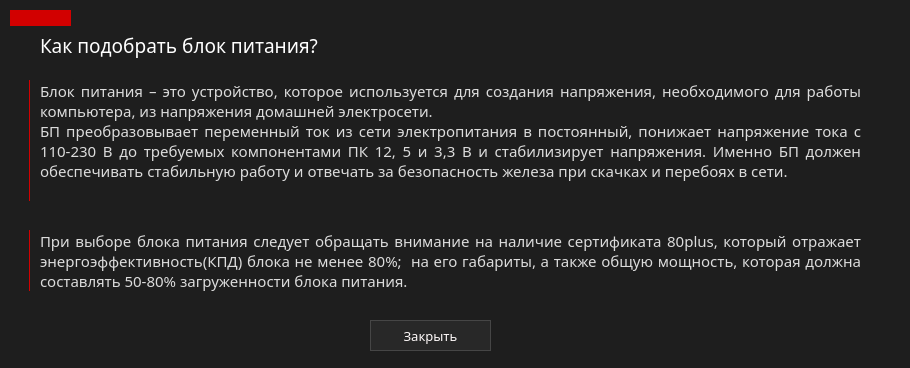
<?xml version="1.0" encoding="UTF-8"?>
<ui version="4.0">
 <class>widgetPowerHelp</class>
 <widget class="QWidget" name="widgetPowerHelp">
  <property name="geometry">
   <rect>
    <x>0</x>
    <y>0</y>
    <width>910</width>
    <height>368</height>
   </rect>
  </property>
  <property name="windowTitle">
   <string>Подобрать блок питания</string>
  </property>
  <property name="windowIcon">
   <iconset>
    <normaloff>../../images/faq.png</normaloff>../../images/faq.png</iconset>
  </property>
  <property name="styleSheet">
   <string notr="true">QWidget{
	background-color: rgb(30,30,30);
	color: white;
}</string>
  </property>
  <widget class="QPushButton" name="btnClose">
   <property name="geometry">
    <rect>
     <x>370</x>
     <y>320</y>
     <width>121</width>
     <height>31</height>
    </rect>
   </property>
   <property name="font">
    <font>
     <family>Montserrat Medium</family>
     <pointsize>10</pointsize>
    </font>
   </property>
   <property name="styleSheet">
    <string notr="true">QPushButton{
	border:1px solid rgb(70,70,70);
	background-color: rgb(40,40,40);
	color: #fffafa;
}

QPushButton::hover
{
	border:1px;
	background-color: rgb(60,60,60);
	border-color: rgb(40,40,40);
	border-bottom: 1px solid  red;
	color: red;
}
</string>
   </property>
   <property name="text">
    <string>Закрыть</string>
   </property>
  </widget>
  <widget class="QLabel" name="lbHowVidTxt_2">
   <property name="geometry">
    <rect>
     <x>40</x>
     <y>230</y>
     <width>821</width>
     <height>71</height>
    </rect>
   </property>
   <property name="font">
    <font>
     <family>Montserrat Medium</family>
     <pointsize>11</pointsize>
    </font>
   </property>
   <property name="styleSheet">
    <string notr="true">color: rgb(220,220,220);</string>
   </property>
   <property name="text">
    <string>При выборе блока питания следует обращать внимание на наличие сертификата 80plus, который отражает энергоэффективность(КПД) блока не менее 80%;  на его габариты, а также общую мощность, которая должна составлять 50-80% загруженности блока питания.</string>
   </property>
   <property name="textFormat">
    <enum>Qt::PlainText</enum>
   </property>
   <property name="scaledContents">
    <bool>false</bool>
   </property>
   <property name="alignment">
    <set>Qt::AlignJustify|Qt::AlignTop</set>
   </property>
   <property name="wordWrap">
    <bool>true</bool>
   </property>
   <property name="openExternalLinks">
    <bool>false</bool>
   </property>
  </widget>
  <widget class="QLabel" name="lbHowVid">
   <property name="geometry">
    <rect>
     <x>40</x>
     <y>30</y>
     <width>311</width>
     <height>31</height>
    </rect>
   </property>
   <property name="font">
    <font>
     <family>Montserrat</family>
     <pointsize>14</pointsize>
    </font>
   </property>
   <property name="text">
    <string>Как подобрать блок питания?</string>
   </property>
  </widget>
  <widget class="Line" name="line_2">
   <property name="geometry">
    <rect>
     <x>10</x>
     <y>230</y>
     <width>20</width>
     <height>61</height>
    </rect>
   </property>
   <property name="styleSheet">
    <string notr="true">border: 0px;
border-right: 1px solid rgb(210, 0, 0);</string>
   </property>
   <property name="orientation">
    <enum>Qt::Vertical</enum>
   </property>
  </widget>
  <widget class="QLabel" name="lbHowVidTxt">
   <property name="geometry">
    <rect>
     <x>40</x>
     <y>80</y>
     <width>821</width>
     <height>131</height>
    </rect>
   </property>
   <property name="font">
    <font>
     <family>Montserrat Medium</family>
     <pointsize>11</pointsize>
    </font>
   </property>
   <property name="styleSheet">
    <string notr="true">color: rgb(220,220,220);</string>
   </property>
   <property name="text">
    <string>Блок питания – это устройство, которое используется для создания напряжения, необходимого для работы компьютера, из напряжения домашней электросети.
БП преобразовывает переменный ток из сети электропитания в постоянный, понижает напряжение тока с 110-230 В до требуемых компонентами ПК 12, 5 и 3,3 В и стабилизирует напряжения. Именно БП должен обеспечивать стабильную работу и отвечать за безопасность железа при скачках и перебоях в сети.</string>
   </property>
   <property name="textFormat">
    <enum>Qt::PlainText</enum>
   </property>
   <property name="scaledContents">
    <bool>false</bool>
   </property>
   <property name="alignment">
    <set>Qt::AlignJustify|Qt::AlignTop</set>
   </property>
   <property name="wordWrap">
    <bool>true</bool>
   </property>
   <property name="openExternalLinks">
    <bool>false</bool>
   </property>
  </widget>
  <widget class="Line" name="rectangle">
   <property name="geometry">
    <rect>
     <x>10</x>
     <y>10</y>
     <width>61</width>
     <height>16</height>
    </rect>
   </property>
   <property name="styleSheet">
    <string notr="true">background-color: rgb(210, 0, 0);
border: 1px solid rgb(210, 0, 0);</string>
   </property>
   <property name="orientation">
    <enum>Qt::Horizontal</enum>
   </property>
  </widget>
  <widget class="Line" name="line_4">
   <property name="geometry">
    <rect>
     <x>10</x>
     <y>80</y>
     <width>20</width>
     <height>121</height>
    </rect>
   </property>
   <property name="styleSheet">
    <string notr="true">border: 0px;
border-right: 1px solid rgb(210, 0, 0);</string>
   </property>
   <property name="orientation">
    <enum>Qt::Vertical</enum>
   </property>
  </widget>
 </widget>
 <resources/>
 <connections>
  <connection>
   <sender>btnClose</sender>
   <signal>clicked()</signal>
   <receiver>widgetPowerHelp</receiver>
   <slot>close()</slot>
   <hints>
    <hint type="sourcelabel">
     <x>450</x>
     <y>655</y>
    </hint>
    <hint type="destinationlabel">
     <x>454</x>
     <y>339</y>
    </hint>
   </hints>
  </connection>
 </connections>
</ui>
